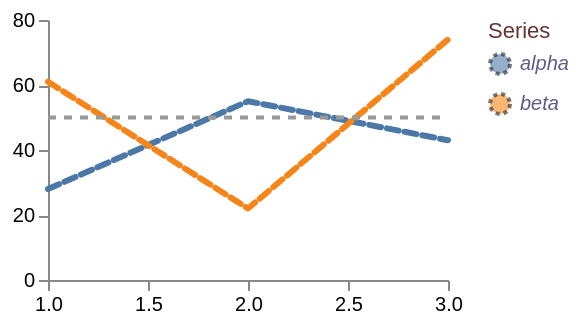

Vega-Lite specification stored for this chart:
### Vega specification from a JSON file in a GitHub repository (floating-point values rounded to 4 significant figures)
{"$schema": "https://vega.github.io/schema/vega/v6.json", "description": "A restyled legend beside dashed and round-capped marks: the same colour, width, dash and opacity family the axis has, plus the stroke channels on the marks themselves.", "width": 200, "height": 130, "padding": 5, "data": [{"name": "table", "values": [{"c": "alpha", "t": 1, "v": 28}, {"c": "alpha", "t": 2, "v": 55}, {"c": "alpha", "t": 3, "v": 43}, {"c": "beta", "t": 1, "v": 61}, {"c": "beta", "t": 2, "v": 22}, {"c": "beta", "t": 3, "v": 74}]}], "scales": [{"name": "x", "type": "linear", "domain": {"data": "table", "field": "t"}, "domainMin": 1, "range": "width"}, {"name": "y", "type": "linear", "domain": {"data": "table", "field": "v"}, "range": "height", "nice": true}, {"name": "colour", "type": "ordinal", "domain": {"data": "table", "field": "c", "sort": true}, "range": {"scheme": "tableau10"}}], "axes": [{"orient": "bottom", "scale": "x", "tickCount": 3}, {"orient": "left", "scale": "y", "tickCount": 4}], "legends": [{"fill": "colour", "title": "Series", "labelColor": "#333366", "labelFontStyle": "italic", "labelOpacity": 0.8, "titleColor": "#663333", "titleFontWeight": "normal", "symbolStrokeColor": "#222222", "symbolStrokeWidth": 2, "symbolDash": [2, 2], "symbolOpacity": 0.6}], "marks": [{"type": "group", "from": {"facet": {"name": "series", "data": "table", "groupby": "c"}}, "marks": [{"type": "line", "from": {"data": "series"}, "encode": {"enter": {"x": {"scale": "x", "field": "t"}, "y": {"scale": "y", "field": "v"}, "stroke": {"scale": "colour", "field": "c"}, "strokeWidth": {"value": 3}, "strokeDash": {"value": [6, 3]}, "strokeCap": {"value": "round"}, "strokeJoin": {"value": "round"}}}}]}, {"type": "rule", "encode": {"enter": {"x": {"value": 0}, "x2": {"signal": "width"}, "y": {"scale": "y", "value": 50}, "stroke": {"value": "#999999"}, "strokeWidth": {"value": 2}, "strokeDash": {"value": [4, 4]}}}}]}
